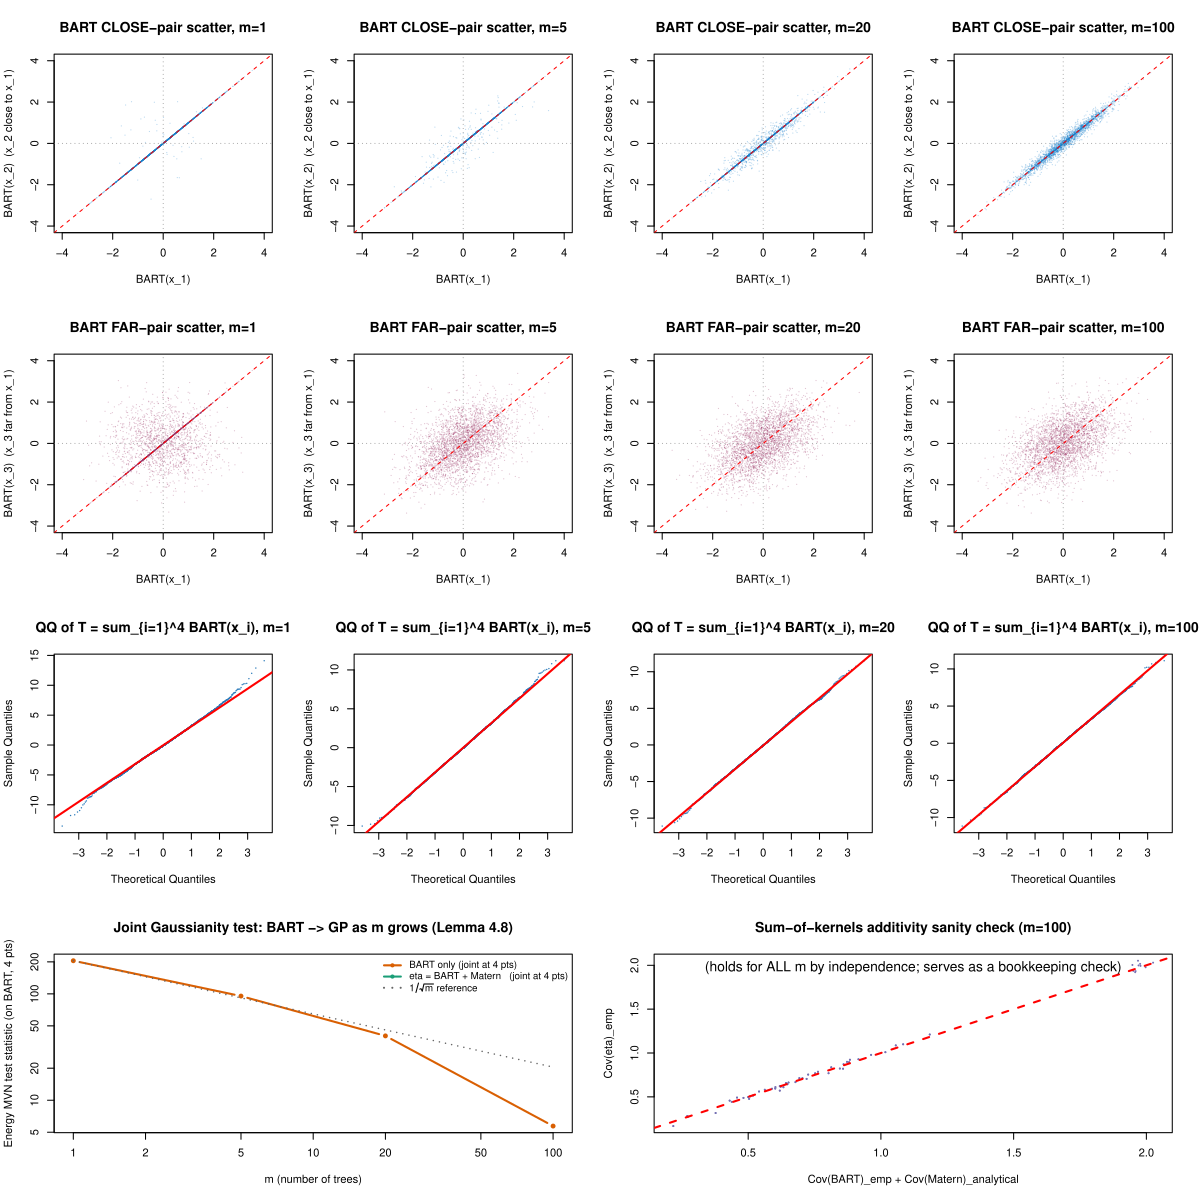

Write R code to recreate this figure.
# =============================================================================
# Empirical verification of Theorem 4.9 (BARTSIMP-PG -> sum-of-kernels GP),
# revision 2.
#
# Why v2?
# -------
# v1 (dev/22) tested Gaussianity at a SINGLE test point. That's vacuous:
# the marginal of f_BART(x*) at any fixed x* is exactly N(0, tau^2) under
# the BARTSIMP-PG scaling, for every m -- because the leaf value mu is
# Gaussian regardless of which tree it comes from. The CLT (Lemma 4.8) is
# about the JOINT distribution at multiple points, not marginals. Likewise,
# Cov(eta(x_1, s_1), eta(x_2, s_2)) is exactly k_BART(x_1, x_2) + k_Mat(s_1, s_2)
# for every m (sum-of-independent-components rule); what changes with m is
# the SHAPE of the joint distribution, not the second moments.
#
# v2 tests the right thing:
#   (A) Bivariate scatter at (x_1, x_2) for a CLOSE pair vs a FAR pair, at
#       m in {1, 5, 20, 100, 500}. The close pair under small m falls in the
#       same leaf with non-negligible probability -> mixture of (Y = X) on
#       the diagonal and independent off-diagonal blob. As m grows the mixture
#       averages to a single ellipse.
#   (B) Multivariate normality test (energy::mvnorm.etest) on a 4-point joint
#       distribution, vs m. The test statistic should decay with m.
#   (C) QQ of a SUM statistic T = sum_i eta_i: by the joint CLT this converges
#       to Gaussian as m grows; non-Gaussian at small m.
#   (D) Sanity additivity check (covariance bookkeeping): Cov(eta) = Cov(BART)
#       + Cov(Matern) exactly, for all m. Should be 45-deg line.
# =============================================================================

source("dev/bartsimp_pg.R")
suppressPackageStartupMessages(library(energy))

set.seed(2026)

# ---- BART prior sampling (self-contained) ---------------------------------

sample_tree_prior <- function(X, alpha = 0.95, beta = 2, tau = 1.0) {
  P <- ncol(X)
  ranges <- apply(X, 2, range)
  build <- function(depth) {
    if (runif(1) >= alpha * (1 + depth)^(-beta)) {
      return(list(is_leaf = TRUE, mu = rnorm(1, 0, tau)))
    }
    v <- sample.int(P, 1)
    cut <- runif(1, ranges[1, v], ranges[2, v])
    list(is_leaf = FALSE, var = v, val = cut,
         left  = build(depth + 1L),
         right = build(depth + 1L))
  }
  build(0L)
}

eval_tree <- function(tree, X) {
  out <- numeric(nrow(X))
  walk <- function(node, idx) {
    if (node$is_leaf) { out[idx] <<- node$mu; return(invisible()) }
    left_mask <- X[idx, node$var] <= node$val
    walk(node$left,  idx[ left_mask])
    walk(node$right, idx[!left_mask])
  }
  walk(tree, seq_len(nrow(X)))
  out
}

sample_bart_prior <- function(X, m, B, alpha = 0.95, beta = 2, tau_total = 1.0,
                              verbose = FALSE) {
  tau <- tau_total / sqrt(m)
  out <- matrix(0, B, nrow(X))
  for (b in seq_len(B)) {
    if (verbose && b %% 500 == 0) cat(sprintf("    bart m=%d sample %d/%d\n", m, b, B))
    fb <- numeric(nrow(X))
    for (l in seq_len(m)) fb <- fb + eval_tree(sample_tree_prior(X, alpha, beta, tau), X)
    out[b, ] <- fb
  }
  out
}

matern_cov_at <- function(locs, sigma_m = 1.0, rho = 0.3, nu = 1) {
  D <- as.matrix(dist(locs))
  kappa <- sqrt(8 * nu) / rho
  sigma_m^2 * matern_corr(D, kappa, nu)
}

sample_matern_prior <- function(locs, B, sigma_m = 1.0, rho = 0.3, nu = 1) {
  S <- matern_cov_at(locs, sigma_m, rho, nu) + 1e-8 * diag(nrow(locs))
  L <- t(chol(S))
  t(L %*% matrix(rnorm(B * nrow(locs)), nrow(locs), B))
}

# ---- Test points: a CLOSE pair, a FAR pair, plus 6 random points ----------

# Build with controlled geometry. First 4 points are special:
#   (1, 2): a CLOSE pair in covariate space (x_2 very near x_1, same loc)
#   (1, 3): a FAR pair (very different x_3, same loc as x_1)
# The remaining 4 points are random; we use these for joint Mardia test.

X_test <- rbind(
  c(0.50, 0.50),   # x_1
  c(0.51, 0.49),   # x_2 -- VERY close to x_1
  c(0.10, 0.95),   # x_3 -- far from x_1
  c(0.85, 0.20),   # x_4 -- different again
  matrix(runif(6 * 2), 6, 2)   # 6 random
)
N_TEST <- nrow(X_test)

locs_test <- matrix(runif(N_TEST * 2), N_TEST, 2)

ALPHA     <- 0.95
BETA      <- 2
TAU_TOTAL <- 1.0
SIGMA_M   <- 1.0
RHO       <- 0.3

M_GRID <- c(1L, 5L, 20L, 100L)
B      <- 3000L

# ---- Sweep over m ---------------------------------------------------------

results <- list()
for (m in M_GRID) {
  cat(sprintf("\n=== Sampling m = %d ===\n", m))
  t0 <- Sys.time()

  bart_draws <- sample_bart_prior(X_test, m, B, ALPHA, BETA, TAU_TOTAL,
                                   verbose = TRUE)
  mat_draws  <- sample_matern_prior(locs_test, B, SIGMA_M, RHO, 1)
  eta_draws  <- bart_draws + mat_draws

  # (B) Multivariate normality on first 4 test points
  mvn_eta  <- energy::mvnorm.etest(eta_draws [, 1:4], R = 199)
  mvn_bart <- energy::mvnorm.etest(bart_draws[, 1:4], R = 199)

  # (D) Additivity scalar (should be ~ 0 always)
  cov_diff <- max(abs(cov(eta_draws) - cov(bart_draws) - cov(mat_draws)))

  # (C) Sum statistic for QQ
  T_sum <- rowSums(bart_draws[, 1:4])

  results[[as.character(m)]] <- list(
    m              = m,
    elapsed_sec    = as.numeric(difftime(Sys.time(), t0, units = "secs")),
    bart_draws     = bart_draws,   # keep for plots
    eta_draws      = eta_draws,
    T_sum          = T_sum,
    mvn_eta_stat   = mvn_eta$statistic,
    mvn_eta_p      = mvn_eta$p.value,
    mvn_bart_stat  = mvn_bart$statistic,
    mvn_bart_p     = mvn_bart$p.value,
    cov_diff       = cov_diff
  )

  cat(sprintf("  m=%3d  elapsed=%.1fs  mvn(eta) stat=%.3f p=%.3f  mvn(bart) stat=%.3f p=%.3f  cov_diff=%.3e\n",
              m, results[[as.character(m)]]$elapsed_sec,
              mvn_eta$statistic, mvn_eta$p.value,
              mvn_bart$statistic, mvn_bart$p.value,
              cov_diff))
}

# ---- Summary --------------------------------------------------------------

tab <- do.call(rbind, lapply(results, function(r) {
  data.frame(
    m              = r$m,
    elapsed_sec    = r$elapsed_sec,
    mvn_eta_stat   = r$mvn_eta_stat,
    mvn_eta_p      = r$mvn_eta_p,
    mvn_bart_stat  = r$mvn_bart_stat,
    mvn_bart_p     = r$mvn_bart_p,
    cov_diff       = r$cov_diff,
    stringsAsFactors = FALSE
  )
}))
cat("\n=== Summary across m ===\n")
print(tab, row.names = FALSE, digits = 3)

# ---- Figure ---------------------------------------------------------------

pdf("dev/23_gp_limit_check_v2.pdf", width = 12, height = 12)
layout(matrix(c(
  1, 2, 3, 4,    # row 1: scatter of BART (eta_1, eta_2) for CLOSE pair, m varies
  5, 6, 7, 8,    # row 2: scatter of BART (eta_1, eta_3) for FAR pair,   m varies
  9, 10, 11, 12, # row 3: QQ of T = sum of first 4 BART components
  13,13, 14,14   # row 4: MVN-test statistic vs m;  cov-additivity scatter (m=100)
), nrow = 4, byrow = TRUE), heights = c(1, 1, 1, 1))

# Row 1: close pair  (cols 1 vs 2 of BART)
xr_close <- c(-4, 4)
for (m in M_GRID) {
  r <- results[[as.character(m)]]
  plot(r$bart_draws[, 1], r$bart_draws[, 2],
       pch = 16, cex = 0.25, col = rgb(0.1, 0.5, 0.8, 0.3),
       xlim = xr_close, ylim = xr_close,
       xlab = "BART(x_1)", ylab = "BART(x_2)  (x_2 close to x_1)",
       main = sprintf("BART CLOSE-pair scatter, m=%d", m))
  abline(0, 1, lty = 2, col = "red", lwd = 1)
  abline(h = 0, v = 0, lty = 3, col = "gray60")
}

# Row 2: far pair (cols 1 vs 3 of BART)
for (m in M_GRID) {
  r <- results[[as.character(m)]]
  plot(r$bart_draws[, 1], r$bart_draws[, 3],
       pch = 16, cex = 0.25, col = rgb(0.6, 0.2, 0.4, 0.3),
       xlim = xr_close, ylim = xr_close,
       xlab = "BART(x_1)", ylab = "BART(x_3)  (x_3 far from x_1)",
       main = sprintf("BART FAR-pair scatter, m=%d", m))
  abline(0, 1, lty = 2, col = "red", lwd = 1)
  abline(h = 0, v = 0, lty = 3, col = "gray60")
}

# Row 3: QQ of sum statistic on BART
for (m in M_GRID) {
  r <- results[[as.character(m)]]
  qqnorm(r$T_sum, pch = 16, cex = 0.3, col = "#2b7bba",
         main = sprintf("QQ of T = sum_{i=1}^4 BART(x_i), m=%d", m))
  qqline(r$T_sum, col = "red", lwd = 2)
}

# Row 4 cell A: MVN test statistic vs m (log-log)
plot(M_GRID, sapply(M_GRID, function(m) results[[as.character(m)]]$mvn_bart_stat),
     log = "xy", type = "b", pch = 16, lwd = 2, col = "#d95f02",
     xlab = "m (number of trees)", ylab = "Energy MVN test statistic (on BART, 4 pts)",
     main = "Joint Gaussianity test: BART -> GP as m grows (Lemma 4.8)")
lines(M_GRID, sapply(M_GRID, function(m) results[[as.character(m)]]$mvn_eta_stat),
      type = "b", pch = 16, lwd = 2, col = "#1b9e77")
ref0 <- results[[as.character(M_GRID[1])]]$mvn_bart_stat
lines(M_GRID, ref0 / sqrt(M_GRID / M_GRID[1]),
      lty = 3, col = "gray40", lwd = 1.5)
legend("topright",
       legend = c("BART only (joint at 4 pts)",
                  "eta = BART + Matern   (joint at 4 pts)",
                  expression(1/sqrt(m)~reference)),
       col = c("#d95f02", "#1b9e77", "gray40"),
       lwd = 2, lty = c(1, 1, 3), pch = c(16, 16, NA), bty = "n", cex = 0.85)

# Row 4 cell B: covariance additivity (m=100)
r_top <- results[[as.character(M_GRID[length(M_GRID)])]]
cov_eta  <- cov(r_top$eta_draws)
cov_bart <- cov(r_top$bart_draws)
cov_mat  <- matern_cov_at(locs_test, SIGMA_M, RHO, 1)   # analytical
plot(as.vector(cov_bart + cov_mat),
     as.vector(cov_eta),
     pch = 16, cex = 0.4, col = "#7570b3",
     xlab = "Cov(BART)_emp + Cov(Matern)_analytical",
     ylab = "Cov(eta)_emp",
     main = sprintf("Sum-of-kernels additivity sanity check (m=%d)",
                    M_GRID[length(M_GRID)]))
abline(0, 1, col = "red", lty = 2, lwd = 2)
mtext("(holds for ALL m by independence; serves as a bookkeeping check)",
      side = 3, line = -1.5, cex = 0.8)

dev.off()

saveRDS(list(
  config = list(M_GRID = M_GRID, B = B, ALPHA = ALPHA, BETA = BETA,
                TAU_TOTAL = TAU_TOTAL, SIGMA_M = SIGMA_M, RHO = RHO),
  test_points = list(X = X_test, locs = locs_test),
  results = results,
  summary = tab
), "dev/23_gp_limit_check_v2.rds")

cat("\nSaved dev/23_gp_limit_check_v2.{pdf,rds}\n")
